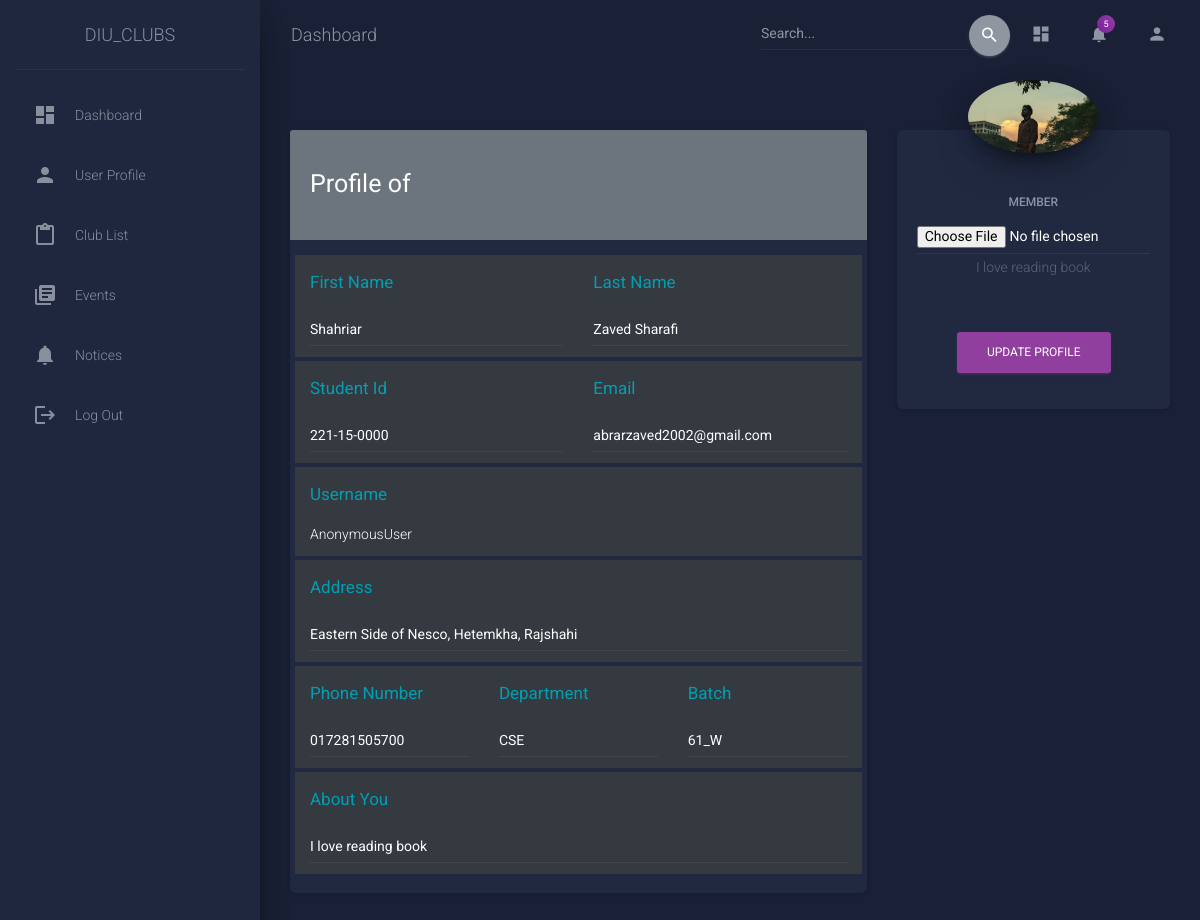
The page /auth/user_edit/2 on the database its author committed.
### authentication/models.py (models this page shows, shortened)
class Student(models.Model):
    user = models.OneToOneField(User, on_delete=models.CASCADE,default=User)
    first_name = models.CharField(max_length=30,blank=False)
    last_name = models.CharField(max_length=30,blank=False)
    profile_pic = models.ImageField(upload_to='profile_pic',blank=True,default='profile_pic/new_logo.png')
    student_id = models.CharField(max_length=20,unique=True,blank=False)
    email = models.EmailField(unique=True)
    dept = models.CharField(max_length=30,blank=False)
    phone_number = models.CharField(max_length=15,unique=True,blank=False)
    batch = models.CharField(max_length=5,blank=False)
    address = models.CharField(max_length=70,blank=False)
    about_you = models.CharField(max_length=250, blank=True, null=True)

### authentication/views.py (the view, shortened to what this page needs)
# urls.py: path('user_edit/<int:pk>', views.user_edit,name='user_edit'),
def user_edit(request,pk):
    students = Student.objects.get(pk=pk)
    form = StudentForm(instance=students)
    return render(request, 'authentication/user_edit.html', {'form': form})

### authentication/forms.py
class StudentForm(forms.ModelForm):
    class Meta:
        model = Student
        fields = '__all__'
        widgets = {
            'user': forms.HiddenInput(),
            'first_name': forms.TextInput(attrs={'class': 'form-control'}),
            'last_name': forms.TextInput(attrs={'class': 'form-control'}),
            'student_id': forms.TextInput(attrs={'class': 'form-control'}),
            'email': forms.EmailInput(attrs={'class': 'form-control'}),
            'dept': forms.TextInput(attrs={'class': 'form-control'}),
            'phone_number': forms.TextInput(attrs={'class': 'form-control'}),
            'batch': forms.TextInput(attrs={'class': 'form-control'}),
            'address': forms.TextInput(attrs={'class': 'form-control'}),
            'profile_pic': forms.FileInput(attrs={'class': 'form-control'}),
            'about_you': forms.TextInput(attrs={'class': 'form-control'}),
        }

### templates/authentication/user_edit.html (shortened to what this page needs)
{% extends "sidebar/main.html" %}
{% block content %}
  <div class="wrapper">
    <div class="sidebar" data-color="purple" data-background-color="black" data-image="css/assets/img/sidebar-2.jpg">
      <div class="logo"><a href="http://www.creative-tim.com" class="simple-text logo-normal">
          DIU_CLUBS
        </a></div>
      {% include 'sidebar/navbar.html' %}
      <div class="content">
        <div class="container-fluid">
          <div class="row">
            <div class="col-md-8">
              <div class="card">
                <div class="card-header bg-secondary">
                  <br><h3 class="card-title text-white"><strong>Profile of {{user.get_full_name}}</strong></h3><br>
                </div>
                <div class="card-body">
                    <form method="POST" enctype="multipart/form-data">
                      <div class="row mb-1 bg-dark text-white">
                          <div class="col-md-6">
                              <div class="form-group">
                                  <p><strong><h5 class="text-info">First Name</h5></strong></p>
                                  {{ form.first_name }}
                              </div>
                          </div>
                          <div class="col-md-6">
                              <div class="form-group">
                                  <p><strong><h5 class="text-info">Last Name</h5></strong></p>
                                  {{ form.last_name }}
                              </div>
                          </div>
                      </div>
                      <div class="row mb-1 bg-dark text-white">
                          <div class="col-md-6">
                              <div class="form-group">
                                  <p><strong><h5 class="text-info">Student Id</h5></strong></p>
                                  {{ form.student_id }}
                              </div>
                          </div>
                          <div class="col-md-6">
                              <div class="form-group">
                                  <p><strong><h5 class="text-info">Email</h5></strong></p>
                                  {{ form.email }}
                              </div>
                          </div>
                      </div>
                      <div class="row mb-1 bg-dark text-white">
                          <div class="col-md-6">
                              <div class="form-group">
                                  <p><strong><h5 class="text-info">Username</h5></strong></p>
                                  {{ user }}
                              </div>
                          </div>
                      </div>
                      <div class="row mb-1 bg-dark text-white">
                          <div class="col-md-12">
                              <div class="form-group">
                                  <p><strong><h5 class="text-info">Address</h5></strong></p>
                                  {{ form.address }}
                              </div>
                          </div>
                      </div>
                      <div class="row mb-1 bg-dark text-white">
                          <div class="col-md-4">
                              <div class="form-group">
                                  <p><strong><h5 class="text-info">Phone Number</h5></strong></p>
                                  {{ form.phone_number }}
                              </div>
                          </div>
                          <div class="col-md-4">
                              <div class="form-group">
                                  <p><strong><h5 class="text-info">Department</h5></strong></p>
                                  {{ form.dept }}
                              </div>
                          </div>
                          <div class="col-md-4">
                              <div class="form-group">
                                  <p><strong><h5 class="text-info">Batch</h5></strong></p>
                                  {{ form.batch }}
                              </div>
                          </div>
                      </div>
                      <div class="row mb-1 bg-dark text-white">
                          <div class="col-md-12">
                              <div class="form-group">
                                  <p><strong><h5 class="text-info">About You</h5></strong></p>
                                  {{ form.about_you }}
                              </div>
                          </div>
                      </div>
                </div>
              </div>
            </div>
            <div class="col-md-4">
              <div class="card card-profile">
                <div class="card-avatar">
                    <img class="img" src="{{form.profile_pic.value.url}}" />
                </div>
                <div class="card-body">
                  {% if "admin" in user.username %}
                  <h6 class="card-category">Admin</h6>
                  {% else %}
                  <h6 class="card-category">Member</h6>
                  {% endif %}
                  <p class="card-description">
                    {{form.profile_pic}}
                    {{form.about_you.value}}<br><br><br>
                    <button type="submit" class="btn btn-primary pull-center">Update Profile</button>
                  </p>
                </div>
              </div>
            </div>
          </div>
        </div>
      </div>
    </div>
{% endblock %}

### rows shown on the page
Student: first_name "Shahriar", last_name "Zaved Sharafi", student_id "221-15-0000", email "abrarzaved2002@gmail.com", address "Eastern Side of Nesco, Hetemkha, Rajshahi", phone_number "017281505700", dept "CSE", batch "61_W", about_you "I love reading book", about_you.value "I love reading book"

### other values the page prints
{{ user }} "AnonymousUser"
